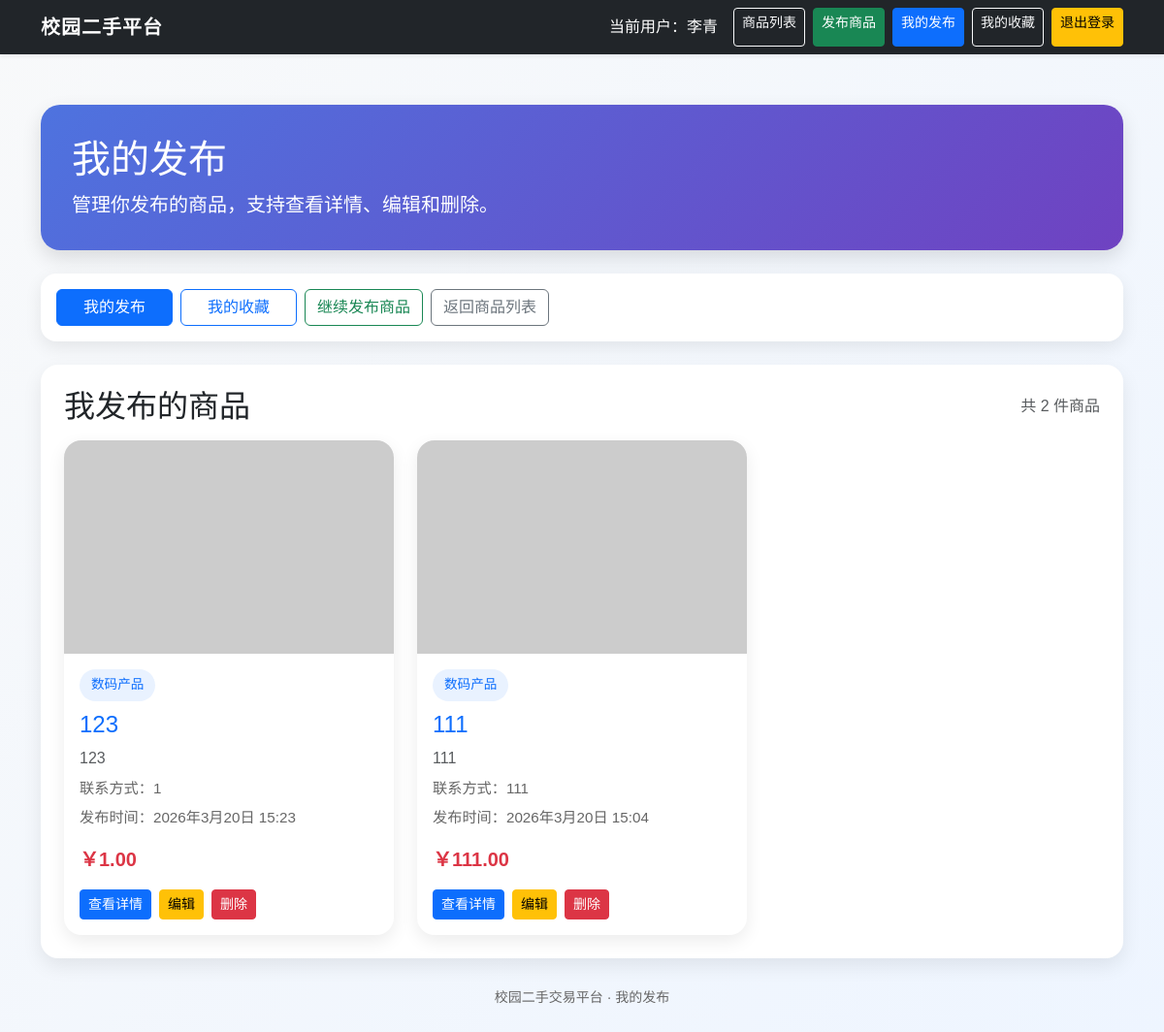
Screenshot of /goods/my/ (signed in) with the database file from the repository.
### goods/models.py (models this page shows, shortened)
class Goods(models.Model):
    title = models.CharField(max_length=100, verbose_name='商品标题')
    description = models.TextField(verbose_name='商品描述')
    price = models.DecimalField(max_digits=10, decimal_places=2, verbose_name='价格')
    contact = models.CharField(max_length=50, verbose_name='联系方式')
    user = models.ForeignKey(MarketUser, on_delete=models.CASCADE, verbose_name='发布人', null=True, blank=True)
    category = models.ForeignKey(Category, on_delete=models.CASCADE, verbose_name='商品分类', null=True, blank=True)
    image = models.ImageField(upload_to='products/', blank=True, null=True, verbose_name='商品图片')
    created_at = models.DateTimeField(auto_now_add=True, verbose_name='发布时间')

class Category(models.Model):
    name = models.CharField(max_length=50, unique=True, verbose_name='分类名称')
    created_at = models.DateTimeField(auto_now_add=True, verbose_name='创建时间')

### goods/views.py (the view)
# urls.py: path('my/', views.my_goods, name='my_goods'),
def my_goods(request):
    user_id = request.session.get('user_id')
    if not user_id:
        return redirect('/users/login/')
    goods_list = Goods.objects.filter(user_id=user_id).select_related('category').order_by('-id')
    username = request.session.get('username', '')
    return render(request, 'my_goods.html', {
        'goods_list': goods_list,
        'username': username
    })

### templates/my_goods.html (shortened to what this page needs)
<!DOCTYPE html>
<html lang="zh-CN">
<head>
    <link href="https://cdn.jsdelivr.net/npm/bootstrap@5.3.3/dist/css/bootstrap.min.css" rel="stylesheet">
</head>
<body>
<nav class="navbar navbar-expand-lg navbar-dark bg-dark shadow-sm">
    <div class="container">
        <a class="navbar-brand" href="/goods/list/">校园二手平台</a>
        <div class="d-flex flex-wrap gap-2">
            <span class="navbar-text text-white me-2">当前用户：{{ username }}</span>
            <a href="/goods/list/" class="btn btn-outline-light btn-sm">商品列表</a>
            <a href="/goods/create/" class="btn btn-success btn-sm">发布商品</a>
            <a href="/goods/my/" class="btn btn-primary btn-sm">我的发布</a>
            <a href="/favorites/my/" class="btn btn-outline-light btn-sm">我的收藏</a>
            <a href="/users/logout/" class="btn btn-warning btn-sm">退出登录</a>
        </div>
    </div>
</nav>
<div class="container py-4">
    <div class="page-header">
        <h1 class="mb-2">我的发布</h1>
        <p class="mb-0 fs-5">管理你发布的商品，支持查看详情、编辑和删除。</p>
    </div>
    <div class="tabs-box d-flex flex-wrap gap-2">
        <a href="/goods/my/" class="btn btn-primary">我的发布</a>
        <a href="/favorites/my/" class="btn btn-outline-primary">我的收藏</a>
        <a href="/goods/create/" class="btn btn-outline-success">继续发布商品</a>
        <a href="/goods/list/" class="btn btn-outline-secondary">返回商品列表</a>
    </div>
    <div class="section-card">
        <div class="d-flex justify-content-between align-items-center mb-3">
            <h2 class="mb-0">我发布的商品</h2>
            <span class="text-muted">共 {{ goods_list|length }} 件商品</span>
        </div>
        {% if goods_list %}
            <div class="row g-4">
                {% for goods in goods_list %}
                    <div class="col-md-6 col-lg-4">
                        <div class="goods-card">
                            {% if goods.image %}
                                <img src="{{ goods.image.url }}" alt="{{ goods.title }}" class="goods-image">
                            {% else %}
                                <img src="https://via.placeholder.com/600x400?text=No+Image" alt="{{ goods.title }}" class="goods-image">
                            {% endif %}
                            <div class="p-3">
                                <div class="badge-category">
                                    {{ goods.category.name|default:"未分类" }}
                                </div>
                                <h4 class="mb-2">
                                    <a href="/goods/detail/{{ goods.id }}/" class="text-decoration-none">
                                        {{ goods.title }}
                                    </a>
                                </h4>
                                <p class="text-muted mb-2">
                                    {{ goods.description|truncatechars:50 }}
                                </p>
                                <div class="meta-text">联系方式：{{ goods.contact }}</div>
                                <div class="meta-text">发布时间：{{ goods.created_at|date:"Y年n月j日 H:i" }}</div>
                                <div class="price-text mt-3 mb-3">￥{{ goods.price|default:"0.00" }}</div>
                                <div class="d-flex flex-wrap gap-2">
                                    <a href="/goods/detail/{{ goods.id }}/" class="btn btn-primary btn-sm">查看详情</a>
                                    <a href="/goods/update/{{ goods.id }}/" class="btn btn-warning btn-sm">编辑</a>
                                    <a href="/goods/delete/{{ goods.id }}/"
                                       class="btn btn-danger btn-sm"
                                       onclick="return confirm('确定删除这个商品吗？')">删除</a>
                                </div>
                            </div>
                        </div>
                    </div>
                {% endfor %}
            </div>
        {% else %}
            <div class="empty-box">
                <h4 class="mb-3">你还没有发布商品</h4>
                <p class="mb-3">快去发布你的第一件商品吧。</p>
                <a href="/goods/create/" class="btn btn-success">去发布商品</a>
            </div>
        {% endif %}
    </div>
    <div class="footer-text">
        校园二手交易平台 · 我的发布
    </div>
</div>
</body>
</html>

### templates/my_goods.html (style rules this page uses)
body { background: linear-gradient(135deg, #f8f9fa, #eef5ff); font-family: "Microsoft YaHei", sans-serif; }
.navbar-brand { font-weight: bold; letter-spacing: 1px; }
.page-header { background: linear-gradient(135deg, #4e73df, #6f42c1); color: white; border-radius: 20px; padding: 32px; box-shadow: 0 8px 20px rgba(0, 0, 0, 0.12); margin-top: 28px; }
.tabs-box { background: #fff; border-radius: 16px; padding: 16px; box-shadow: 0 6px 18px rgba(0, 0, 0, 0.08); margin-top: 24px; }
.tabs-box .btn { min-width: 120px; }
.section-card { background: #fff; border-radius: 18px; padding: 24px; box-shadow: 0 8px 20px rgba(0, 0, 0, 0.08); margin-top: 24px; }
.goods-card { border: none; border-radius: 18px; overflow: hidden; box-shadow: 0 6px 18px rgba(0, 0, 0, 0.08); transition: transform 0.25s ease, box-shadow 0.25s ease; height: 100%; background: #fff; }
.goods-image { width: 100%; height: 220px; object-fit: cover; background-color: #f2f2f2; }
.price-text { color: #dc3545; font-size: 1.25rem; font-weight: bold; }
.meta-text { color: #666; font-size: 0.95rem; margin-bottom: 8px; }
.badge-category { background-color: #e9f2ff; color: #0d6efd; border-radius: 30px; padding: 6px 12px; font-size: 0.85rem; display: inline-block; margin-bottom: 10px; }
.footer-text { color: #666; font-size: 14px; text-align: center; margin: 30px 0 15px; }

### rows the page displays
Goods: category.name "数码产品", title "123", description "123", contact "1", created_at "2026年3月20日 15:23", price "1.00"
Goods: category.name "数码产品", title "111", description "111", contact "111", created_at "2026年3月20日 15:04", price "111.00"

### other values shown
{{ username }} "李青"
{{ goods_list|length }} "2"
